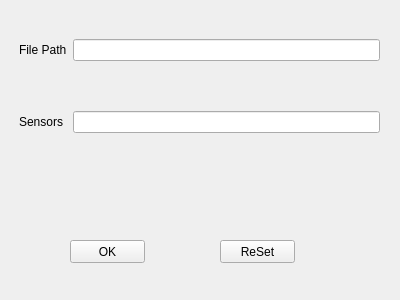
<?xml version="1.0" encoding="UTF-8"?>
<ui version="4.0">
 <class>Form</class>
 <widget class="QWidget" name="Form">
  <property name="geometry">
   <rect>
    <x>0</x>
    <y>0</y>
    <width>400</width>
    <height>300</height>
   </rect>
  </property>
  <property name="windowTitle">
   <string>Form</string>
  </property>
  <widget class="QWidget" name="formLayoutWidget">
   <property name="geometry">
    <rect>
     <x>9</x>
     <y>9</y>
     <width>381</width>
     <height>191</height>
    </rect>
   </property>
   <layout class="QFormLayout" name="formLayout">
    <property name="verticalSpacing">
     <number>50</number>
    </property>
    <property name="leftMargin">
     <number>10</number>
    </property>
    <property name="topMargin">
     <number>30</number>
    </property>
    <property name="rightMargin">
     <number>10</number>
    </property>
    <item row="0" column="0">
     <widget class="QLabel" name="label">
      <property name="text">
       <string>File Path</string>
      </property>
     </widget>
    </item>
    <item row="0" column="1">
     <widget class="QLineEdit" name="lineEdit"/>
    </item>
    <item row="1" column="0">
     <widget class="QLabel" name="label_2">
      <property name="text">
       <string>Sensors</string>
      </property>
     </widget>
    </item>
    <item row="1" column="1">
     <widget class="QLineEdit" name="lineEdit_2"/>
    </item>
   </layout>
  </widget>
  <widget class="QPushButton" name="pushButton">
   <property name="geometry">
    <rect>
     <x>70</x>
     <y>240</y>
     <width>75</width>
     <height>23</height>
    </rect>
   </property>
   <property name="text">
    <string>OK</string>
   </property>
  </widget>
  <widget class="QPushButton" name="pushButton_2">
   <property name="geometry">
    <rect>
     <x>220</x>
     <y>240</y>
     <width>75</width>
     <height>23</height>
    </rect>
   </property>
   <property name="text">
    <string>ReSet</string>
   </property>
  </widget>
 </widget>
 <resources/>
 <connections/>
</ui>
